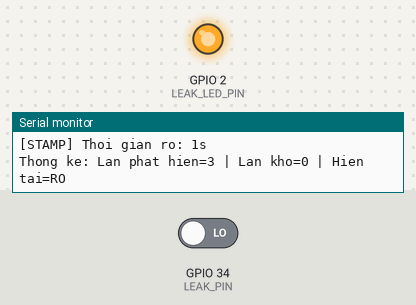
The sketch below on a simulated ESP32. On the bench: output pins drawn as LEDs (lit = HIGH), the last lines printed to the serial monitor. The inputs (shaded band) are chosen by the test bench; at power-on: GPIO 34 (LEAK_PIN) LOW.

Above: at 2.2 s.
2.3 s: GPIO 34 (LEAK_PIN) driven HIGH
At 3.0 s:
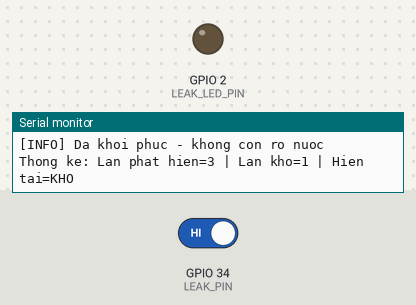
4.0 s: GPIO 34 (LEAK_PIN) driven LOW
At 5.3 s:
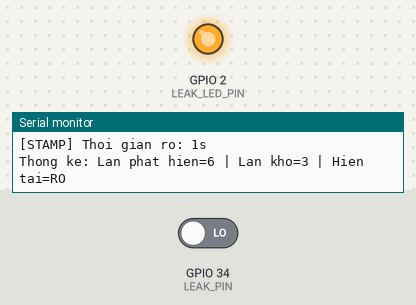
Timing chart, 0 to 7.0 s (numbered marks = the images above; inputs shaded):
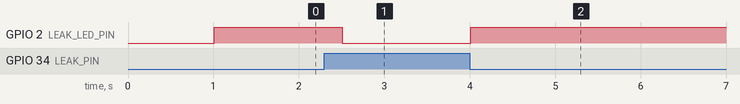

Measured:
- after the input at 2.3 s, GPIO 2 (LEAK_LED_PIN): HIGH → LOW after 0.21 s
- after the input at 4.0 s, GPIO 2 (LEAK_LED_PIN): LOW → HIGH at once

The sketch:

test_04_leak_sensor.ino
```cpp
// ============================================================
// TEST 04: CAM BIEN RO NUOC (LEAK SENSOR)
// ============================================================
// Cam bien: Leak Sensor (Cam bien ro nuoc)
// Chan GPIO: IO34 (INPUT ONLY - ADC1)
// Dien ap: 3.3V
// Dac diem: Phat hien nuoc cham vao 2 day cam bien
// ============================================================

#include <Arduino.h>
#include "config.h"

const int LEAK_SENSOR_PIN = LEAK_PIN;
const int LED_INDICATOR_PIN = LEAK_LED_PIN;

bool leakDetected = false;
bool lastLeakState = false;
unsigned long leakStartTime = 0;
unsigned long lastReadTime = 0;
int dryCount = 0;
int wetCount = 0;

void leakSetup() {
    Serial.println("=== TEST 04: Leak Sensor (Ro Nuoc) ===");
    Serial.print("Sensor Pin: IO"); Serial.println(LEAK_SENSOR_PIN);
    Serial.print("LED Pin: IO"); Serial.println(LED_INDICATOR_PIN);
    Serial.println();

    pinMode(LEAK_SENSOR_PIN, INPUT);
    pinMode(LED_INDICATOR_PIN, OUTPUT);

    digitalWrite(LED_INDICATOR_PIN, LOW);

    Serial.println("Dang cho cam bien bat dau doc...");
    delay(500);

    int initialReading = digitalRead(LEAK_SENSOR_PIN);
    Serial.print("Trang thai ban dau: ");
    Serial.println(initialReading == LOW ? "KHO (Khong co nuoc)" : "AM (Co nuoc!)");

    Serial.println();
    Serial.println("Tha 1 giot nuoc vao cam bien de test...");
    Serial.println("Hoac lam uot 2 day cam bien de test.");
    Serial.println();
}

void leakLoop() {
    unsigned long now = millis();
    if (now - lastReadTime >= 500) {
        lastReadTime = now;

        int sensorValue = digitalRead(LEAK_SENSOR_PIN);
        leakDetected = (sensorValue == LOW);

        digitalWrite(LED_INDICATOR_PIN, leakDetected ? HIGH : LOW);

        Serial.print("--- Leak Sensor ["); Serial.print(millis() / 1000); Serial.println("s] ---");
        Serial.print("Sensor:  ");
        if (leakDetected) {
            Serial.println("PHAI HUNG RO NUOC!");
            wetCount++;
        } else {
            Serial.println("Khong co ro nuoc");
            dryCount++;
        }
        Serial.print("LED:     "); Serial.println(leakDetected ? "BAT (Do)" : "TAT (Xanh)");

        if (leakDetected && !lastLeakState) {
            leakStartTime = now;
            Serial.println("[CANH BAO] Phat hien ro nuoc!");
            Serial.print("[STAMP] Thoi gian bat dau: "); Serial.print(leakStartTime / 1000); Serial.println("s");
        } else if (leakDetected && lastLeakState) {
            unsigned long duration = (now - leakStartTime) / 1000;
            Serial.print("[STAMP] Thoi gian ro: "); Serial.print(duration); Serial.println("s");
        }

        if (!leakDetected && lastLeakState) {
            unsigned long totalLeak = (now - leakStartTime) / 1000;
            Serial.print("[RECAP] Tong thoi gian ro: "); Serial.print(totalLeak); Serial.println("s");
            Serial.println("[INFO] Da khoi phuc - khong con ro nuoc");
        }

        Serial.print("Thong ke: Lan phat hien="); Serial.print(wetCount);
        Serial.print(" | Lan kho="); Serial.print(dryCount);
        Serial.print(" | Hien tai="); Serial.println(leakDetected ? "RO" : "KHO");
        Serial.println();
        lastLeakState = leakDetected;
    }
}

void setup() {
    Serial.begin(SERIAL_BAUD);
    delay(500);
    leakSetup();
}

void loop() {
    leakLoop();
}
```

config.h
```cpp
// ============================================================
// CAU HINH CHUNG - TEST CAM BIEN ESP32 NodeMCU-32S
// ============================================================
// Chu y: Chi can thay doi cau hinh o day de phu hop voi board
// ============================================================

#ifndef CONFIG_H
#define CONFIG_H

// ========== WIFI ==========
#define WIFI_SSID "Hoang Quan"
#define WIFI_PASSWORD "hoangquan@@"

// ========== MQTT ==========
#define MQTT_SERVER "192.168.1.100"
#define MQTT_PORT 1883
#define MQTT_USER "mqtt_user"
#define MQTT_PASSWORD "mqtt_password"
#define MQTT_CLIENT_ID "ESP32_Sensor_Test"
#define MQTT_TOPIC "test/sensor"

// ========== SERIAL DEBUG ==========
#define SERIAL_BAUD 115200

// ========== GPIO PINS ==========
// --- DHT11 (Nhiet do / Do am) ---
#define DHT_PIN 32
#define DHT_TYPE DHT11

// --- PMS5003 (Bu PM2.5) ---
#define PMS_TX_PIN 17
#define PMS_RX_PIN 16

// --- MQ-2 (Khoi / Gas) ---
#define MQ2_PIN 33
#define MQ2_ANA_PIN 33
#define MQ2_D0_PIN 4
#define RL_VALUE 5.0
#define RO_CLEAN_AIR_FACTOR 9.83

// --- Leak Sensor (Ro nuoc) ---
#define LEAK_PIN 34
#define LEAK_LED_PIN 2

// --- ACS712 (Ro dien 30A) ---
#define ACS712_PIN 35
#define ACS712_SENSITIVITY 0.066  // 30A model: 66mV/A
#define ACS712_VCC 3.3

// --- HC-SR501 (Chuyen dong) ---
#define PIR_PIN 26
#define PIR_LED_PIN 25

// --- Reed Switch (Cua mo) ---
#define REED_PIN 27
#define REED_LED_PIN 33

// --- Voltage Divider AC ---
#define AC_VOLTAGE_PIN 36
#define AC_R1 100000.0
#define AC_R2 10000.0
#define AC_CALIBRATION 1.0

// --- Voltage Divider UPS ---
#define UPS_VOLTAGE_PIN 39
#define UPS_R1 100000.0
#define UPS_R2 10000.0
#define UPS_CALIBRATION 1.0

// ========== ADC SETTINGS ==========
#define ADC_ATTEN ADC_ATTEN_DB_11    // 0-3.3V
#define ADC_WIDTH ADC_WIDTH_BIT_12   // 12-bit

// ========== NGƯỠNG CẢNH BÁO ==========
#define TEMP_MAX 45.0
#define TEMP_MIN 10.0
#define HUMIDITY_MAX 95.0
#define HUMIDITY_MIN 20.0
#define PM25_MAX 35.0
#define GAS_THRESHOLD 300
#define AC_VOLTAGE_MIN 200.0
#define AC_VOLTAGE_MAX 250.0
#define UPS_VOLTAGE_MIN 11.0
#define UPS_VOLTAGE_MAX 13.8

// ========== TIMING ==========
#define DHT_READ_INTERVAL 2000       // ms
#define PMS_READ_INTERVAL 1000       // ms
#define MQ2_READ_INTERVAL 500        // ms

#endif
```
